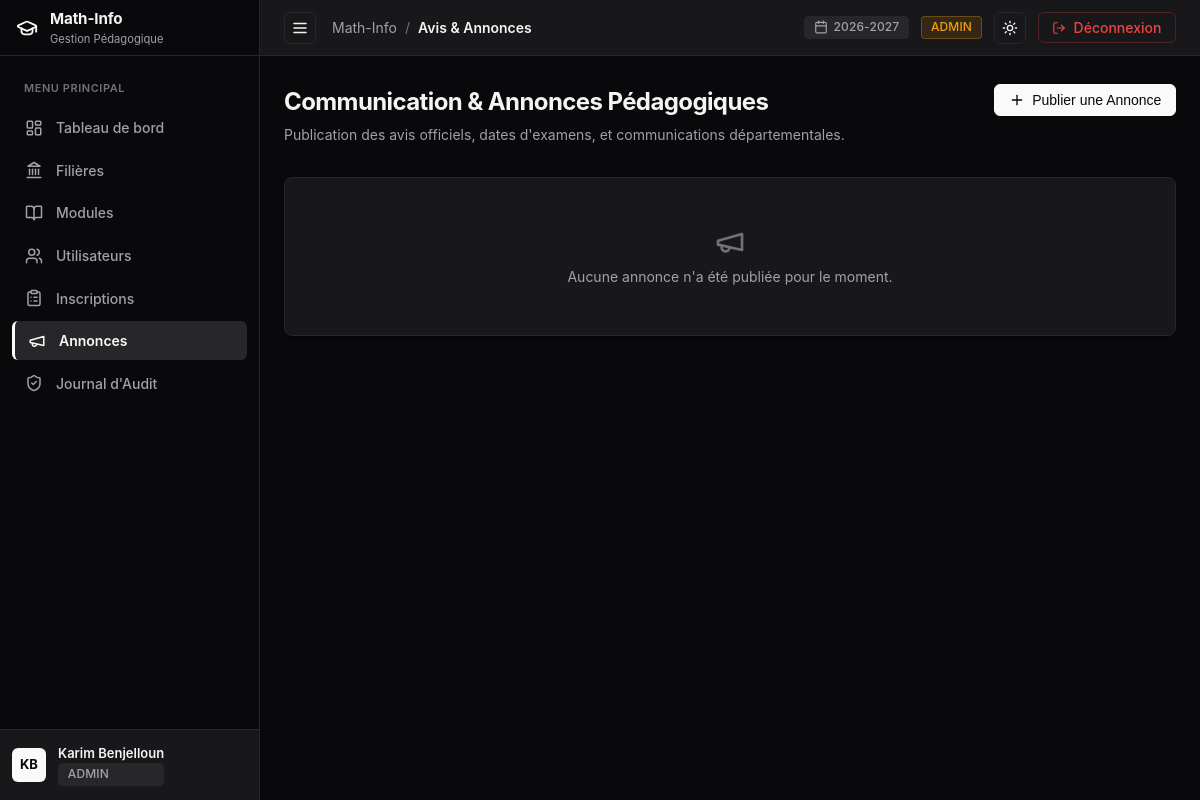
Before: /admin/annonces (signed in) with the older database file.
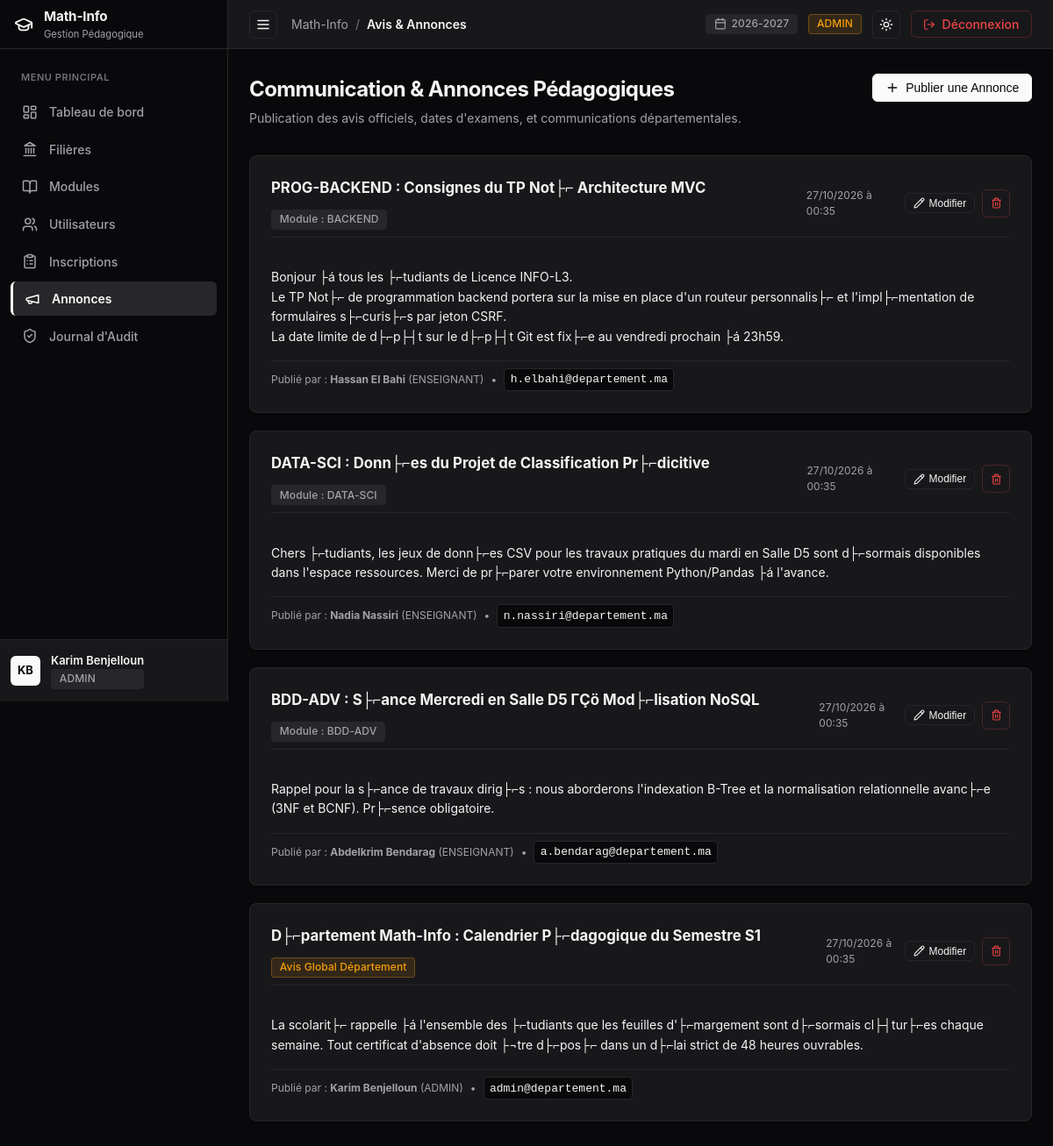
After: the same page with the newer database file.
### tables this page shows
CREATE TABLE `annonces` (
  `idAnnonce` int NOT NULL AUTO_INCREMENT,
  `idAuteur` int NOT NULL,
  `titre` varchar(200) NOT NULL,
  `contenu` text NOT NULL,
  `datePublication` timestamp NULL DEFAULT CURRENT_TIMESTAMP,
  `portee` enum('GLOBALE','MODULE') NOT NULL DEFAULT 'GLOBALE',
  `idModule` int DEFAULT NULL,
  PRIMARY KEY (`idAnnonce`),
  KEY `idAuteur` (`idAuteur`),
  KEY `idModule` (`idModule`),
  CONSTRAINT `annonces_ibfk_1` FOREIGN KEY (`idAuteur`) REFERENCES `utilisateurs` (`idUtilisateur`) ON DELETE CASCADE,
  CONSTRAINT `annonces_ibfk_2` FOREIGN KEY (`idModule`) REFERENCES `modules` (`idModule`) ON DELETE CASCADE
);

CREATE TABLE `modules` (
  `idModule` int NOT NULL AUTO_INCREMENT,
  `code` varchar(20) NOT NULL,
  `intitule` varchar(150) NOT NULL,
  `semestre` enum('S1','S2','S3','S4') NOT NULL,
  `coefficient` float NOT NULL DEFAULT '1',
  `idFiliere` int NOT NULL,
  `idEnseignant` int DEFAULT NULL,
  PRIMARY KEY (`idModule`),
  UNIQUE KEY `code` (`code`),
  KEY `idFiliere` (`idFiliere`),
  KEY `idEnseignant` (`idEnseignant`),
  CONSTRAINT `modules_ibfk_1` FOREIGN KEY (`idFiliere`) REFERENCES `filieres` (`idFiliere`) ON DELETE CASCADE,
  CONSTRAINT `modules_ibfk_2` FOREIGN KEY (`idEnseignant`) REFERENCES `enseignants` (`idUtilisateur`) ON DELETE SET NULL
);

CREATE TABLE `utilisateurs` (
  `idUtilisateur` int NOT NULL AUTO_INCREMENT,
  `nom` varchar(100) NOT NULL,
  `prenom` varchar(100) NOT NULL,
  `email` varchar(150) NOT NULL,
  `motDePasse` varchar(255) NOT NULL,
  `role` enum('ADMIN','ENSEIGNANT','ETUDIANT') NOT NULL,
  `dateCreation` timestamp NULL DEFAULT CURRENT_TIMESTAMP,
  PRIMARY KEY (`idUtilisateur`),
  UNIQUE KEY `email` (`email`)
);

### src/Controllers/Controller.php (called while the page is built, shortened)
<?php
abstract class Controller {
    protected function render(string $view, array $data = [], ?string $layout = 'main'): void {
        $viewFile = __DIR__ . '/../Views/' . str_replace('.', '/', $view) . '.php';
        extract($data);
        require $viewFile;
    }
}

### src/Controllers/AdminController.php (called while the page is built, shortened)
<?php
class AdminController extends Controller {
    public function annonces(): void {
        $annonces = Annonce::getAllWithAuthor();
        $modules = Module::getAllWithDetails();
        $this->render('admin.annonces', [
            'title'     => 'Avis & Annonces',
            'annonces'  => $annonces,
            'modules'   => $modules,
            'csrfToken' => Auth::csrfToken(),
            'activeNav' => 'annonces',
        ]);
    }
}

### public/index.php (called while the page is built, shortened)
<?php
$router = new Router();
$router->get('/', function () {
    if (Auth::check()) {
        Auth::redirectToDashboard();
    } else {
        header('Location: /login');
        exit;
    }
});
$router->get('/login', [AuthController::class, 'showLogin']);
$router->post('/login', [AuthController::class, 'login']);
$router->get('/logout', [AuthController::class, 'logout']);
$router->post('/logout', [AuthController::class, 'logout']);
$router->get('/admin/dashboard', [AdminController::class, 'dashboard']);
$router->get('/admin/filieres', [AdminController::class, 'filieres']);
$router->post('/admin/filieres/create', [AdminController::class, 'createFiliere']);
$router->post('/admin/filieres/edit', [AdminController::class, 'editFiliere']);
$router->post('/admin/filieres/delete', [AdminController::class, 'deleteFiliere']);
$router->get('/admin/modules', [AdminController::class, 'modules']);
$router->post('/admin/modules/create', [AdminController::class, 'createModule']);
$router->post('/admin/modules/edit', [AdminController::class, 'editModule']);
$router->post('/admin/modules/assign-teacher', [AdminController::class, 'assignTeacher']);
$router->post('/admin/modules/delete', [AdminController::class, 'deleteModule']);
$router->get('/admin/utilisateurs', [AdminController::class, 'utilisateurs']);
$router->post('/admin/utilisateurs/create', [AdminController::class, 'createUser']);
$router->post('/admin/utilisateurs/edit', [AdminController::class, 'editUser']);
$router->post('/admin/utilisateurs/delete', [AdminController::class, 'deleteUser']);
$router->get('/admin/inscriptions', [AdminController::class, 'inscriptions']);
$router->post('/admin/inscriptions/create', [AdminController::class, 'createInscription']);
$router->post('/admin/inscriptions/edit', [AdminController::class, 'editInscription']);
$router->post('/admin/inscriptions/status', [AdminController::class, 'updateInscriptionStatus']);
$router->post('/admin/inscriptions/delete', [AdminController::class, 'deleteInscription']);
$router->get('/admin/annonces', [AdminController::class, 'annonces']);
$router->post('/admin/annonces/create', [AdminController::class, 'createAnnonce']);
$router->post('/admin/annonces/edit', [AdminController::class, 'editAnnonce']);
$router->post('/admin/annonces/delete', [AdminController::class, 'deleteAnnonce']);
$router->get('/admin/audit', [AdminController::class, 'audit']);
$router->get('/enseignant/dashboard', [EnseignantController::class, 'dashboard']);
$router->get('/enseignant/modules', [EnseignantController::class, 'modules']);
$router->get('/enseignant/notes', [EnseignantController::class, 'notesIndex']);
$router->get('/enseignant/seances', [EnseignantController::class, 'seancesIndex']);
$router->get('/enseignant/modules/{id}/etudiants', [EnseignantController::class, 'etudiants']);
$router->get('/enseignant/modules/{id}/notes', [EnseignantController::class, 'notes']);
$router->post('/enseignant/modules/{id}/notes/save', [EnseignantController::class, 'saveNotes']);
$router->get('/enseignant/modules/{id}/seances', [EnseignantController::class, 'seances']);
$router->post('/enseignant/modules/{id}/seances/create', [EnseignantController::class, 'createSeance']);
$router->get('/enseignant/seances/{id}/absences', [EnseignantController::class, 'absences']);
$router->post('/enseignant/seances/{id}/absences/save', [EnseignantController::class, 'saveAbsences']);
$router->get('/enseignant/annonces', [EnseignantController::class, 'annonces']);
$router->post('/enseignant/annonces/create', [EnseignantController::class, 'createAnnonce']);
$router->post('/enseignant/annonces/edit', [EnseignantController::class, 'editAnnonce']);
$router->post('/enseignant/annonces/delete', [EnseignantController::class, 'deleteAnnonce']);
$router->get('/enseignant/modules/{id}/pdf', [EnseignantController::class, 'downloadModulePdf']);
$router->get('/etudiant/dashboard', [EtudiantController::class, 'dashboard']);
$router->get('/etudiant/notes', [EtudiantController::class, 'notes']);
$router->get('/etudiant/absences', [EtudiantController::class, 'absences']);
$router->get('/etudiant/annonces', [EtudiantController::class, 'annonces']);
$router->get('/etudiant/releve/pdf', [EtudiantController::class, 'downloadRelevePdf']);
$router->dispatch();

### src/Models/Annonce.php (called while the page is built, shortened)
<?php
class Annonce extends Model {
    public static function getAllWithAuthor(?string $portee = null, ?int $idModule = null): array {
        $db = self::getDb();
        $sql = "
            SELECT
                a.idAnnonce,
                a.idAuteur,
                a.titre,
                a.contenu,
                a.datePublication,
                a.portee,
                a.idModule,
                u.nom AS auteur_nom,
                u.prenom AS auteur_prenom,
                u.email AS auteur_email,
                u.role AS auteur_role,
                m.code AS module_code,
                m.intitule AS module_intitule
            FROM annonces a
            JOIN utilisateurs u ON a.idAuteur = u.idUtilisateur
            LEFT JOIN modules m ON a.idModule = m.idModule
            WHERE 1=1
        ";
        $sql .= " ORDER BY a.datePublication DESC";
        return $db->query($sql)->fetchAll();
    }
}

### src/Views/admin/annonces.php (the view, shortened to what the changed rows need)
<div style="margin-bottom: 2rem; display: flex; justify-content: space-between; align-items: flex-start; flex-wrap: wrap; gap: 1rem;">
  <div>
    <h1 style="font-size: 1.5rem; font-weight: 700; letter-spacing: -0.025em; color: var(--text-main); margin-bottom: 0.25rem;">
      Communication & Annonces Pédagogiques
    </h1>
  </div>
</div>
<div style="display: flex; flex-direction: column; gap: 1.25rem;">
  <?php if (empty($annonces)): ?>
    <div class="card" style="text-align: center; padding: 3rem 1rem; color: var(--text-muted); font-size: 0.875rem;">
      <div style="margin-bottom: 0.5rem; color: var(--text-subtle);"><?= Icon::get('megaphone', 32) ?></div>
      Aucune annonce n'a été publiée pour le moment.
    </div>
  <?php else: ?>
    <?php foreach ($annonces as $a): ?>
      <div class="card" style="position: relative;">
        <div class="card-header" style="margin-bottom: 0.75rem; padding-bottom: 0.5rem;">
          <div style="display: flex; align-items: center; gap: 0.75rem; flex-wrap: wrap;">
            <span style="font-size: 1.05rem; font-weight: 700; color: var(--text-main);">
              <?= htmlspecialchars($a['titre']) ?>
            </span>
            <?php if ($a['portee'] === 'GLOBALE'): ?>
              <span class="badge badge-warning">Avis Global Département</span>
            <?php else: ?>
              <span class="badge badge-neutral">Module : <?= htmlspecialchars($a['module_code'] ?? 'Matière') ?></span>
            <?php endif; ?>
          </div>
          <div style="display: flex; align-items: center; gap: 0.5rem;">
            <span style="font-size: 0.75rem; color: var(--text-muted); margin-right: 0.25rem;">
              <?= date('d/m/Y à H:i', strtotime($a['datePublication'])) ?>
            </span>
            <button
              type="button"
              class="btn btn-outline btn-sm edit-annonce-btn"
              data-id="<?= $a['idAnnonce'] ?>"
              data-titre="<?= htmlspecialchars($a['titre']) ?>"
              data-portee="<?= htmlspecialchars($a['portee']) ?>"
              data-module="<?= (int)($a['idModule'] ?? 0) ?>"
              data-contenu="<?= htmlspecialchars($a['contenu']) ?>"
              title="Modifier l'annonce"
            >
              <?= Icon::get('pencil', 13) ?>
              <span>Modifier</span>
            </button>
            <form action="/admin/annonces/delete" method="POST" onsubmit="return confirm('Supprimer définitivement cette annonce ?');" style="display: inline;">
              <button type="submit" class="btn btn-destructive btn-sm btn-icon" title="Supprimer l'annonce">
                <?= Icon::get('trash-2', 13) ?>
              </button>
            </form>
          </div>
        </div>
        <div style="font-size: 0.875rem; color: var(--text-main); line-height: 1.6; white-space: pre-line; margin-bottom: 1rem;">
          <?= htmlspecialchars($a['contenu']) ?>
        </div>
        <div style="font-size: 0.75rem; color: var(--text-muted); display: flex; align-items: center; gap: 0.5rem; padding-top: 0.5rem; border-top: 1px solid var(--border);">
          <span>Publié par : <strong><?= htmlspecialchars($a['auteur_prenom'] . ' ' . $a['auteur_nom']) ?></strong> (<?= htmlspecialchars($a['auteur_role']) ?>)</span>
          <span>•</span>
          <code><?= htmlspecialchars($a['auteur_email']) ?></code>
        </div>
      </div>
    <?php endforeach; ?>
  <?php endif; ?>
</div>
        <?= Icon::get('megaphone', 18) ?>

### src/Utils/Icon.php (shortened to what the changed rows need)
<?php
class Icon {
    public static function get(string $name, int $size = 16, string $extraClass = ''): string {
        $classAttr = 'lucide-icon' . ($extraClass !== '' ? ' ' . $extraClass : '');
        $svgAttrs = sprintf(
            'xmlns="http://www.w3.org/2000/svg" width="%d" height="%d" viewBox="0 0 24 24" fill="none" stroke="currentColor" stroke-width="2" stroke-linecap="round" stroke-linejoin="round" class="%s"',
            $size,
            $size,
            htmlspecialchars($classAttr)
        );
        switch ($name) {
            case 'graduation-cap':
                return "<svg {$svgAttrs}><path d=\"M21.42 10.922a1 1 0 0 0-.019-1.838L12.83 5.18a2 2 0 0 0-1.66 0L2.6 9.08a1 1 0 0 0 0 1.832l8.57 3.908a2 2 0 0 0 1.66 0z\"/><path d=\"M22 10v6\"/><path d=\"M6 12.5V16a6 3 0 0 0 12 0v-3.5\"/></svg>";
            case 'layout-dashboard':
                return "<svg {$svgAttrs}><rect width=\"7\" height=\"9\" x=\"3\" y=\"3\" rx=\"1\"/><rect width=\"7\" height=\"5\" x=\"14\" y=\"3\" rx=\"1\"/><rect width=\"7\" height=\"9\" x=\"14\" y=\"12\" rx=\"1\"/><rect width=\"7\" height=\"5\" x=\"3\" y=\"16\" rx=\"1\"/></svg>";
            case 'landmark':
                return "<svg {$svgAttrs}><line x1=\"3\" x2=\"21\" y1=\"22\" y2=\"22\"/><line x1=\"6\" x2=\"6\" y1=\"18\" y2=\"11\"/><line x1=\"10\" x2=\"10\" y1=\"18\" y2=\"11\"/><line x1=\"14\" x2=\"14\" y1=\"18\" y2=\"11\"/><line x1=\"18\" x2=\"18\" y1=\"18\" y2=\"11\"/><polygon points=\"12 2 20 7 4 7\"/></svg>";
            case 'book-open':
                return "<svg {$svgAttrs}><path d=\"M12 7v14\"/><path d=\"M3 18a1 1 0 0 1-1-1V4a1 1 0 0 1 1-1h5a4 4 0 0 1 4 4 4 4 0 0 1 4-4h5a1 1 0 0 1 1 1v13a1 1 0 0 1-1 1h-6a3 3 0 0 0-3 3 3 3 0 0 0-3-3z\"/></svg>";
            case 'users':
                return "<svg {$svgAttrs}><path d=\"M16 21v-2a4 4 0 0 0-4-4H6a4 4 0 0 0-4 4v2\"/><circle cx=\"9\" cy=\"7\" r=\"4\"/><path d=\"M22 21v-2a4 4 0 0 0-3-3.87\"/><path d=\"M16 3.13a4 4 0 0 1 0 7.75\"/></svg>";
            case 'clipboard-list':
                return "<svg {$svgAttrs}><rect width=\"8\" height=\"4\" x=\"8\" y=\"2\" rx=\"1\" ry=\"1\"/><path d=\"M16 4h2a2 2 0 0 1 2 2v14a2 2 0 0 1-2 2H6a2 2 0 0 1-2-2V6a2 2 0 0 1 2-2h2\"/><path d=\"M12 11h4\"/><path d=\"M12 16h4\"/><path d=\"M8 11h.01\"/><path d=\"M8 16h.01\"/></svg>";
            case 'megaphone':
                return "<svg {$svgAttrs}><path d=\"m3 11 18-5v12L3 14v-3z\"/><path d=\"M11.6 16.8a3 3 0 1 1-5.8-1.6\"/></svg>";
            case 'shield-check':
                return "<svg {$svgAttrs}><path d=\"M20 13c0 5-3.5 7.5-7.66 8.95a1 1 0 0 1-.67-.01C7.5 20.5 4 18 4 13V6a1 1 0 0 1 1-1c2 0 4.5-1.2 6.24-2.72a1.17 1.17 0 0 1 1.52 0C14.51 3.81 17 5 19 5a1 1 0 0 1 1 1z\"/><path d=\"m9 12 2 2 4-4\"/></svg>";
            case 'calendar':
                return "<svg {$svgAttrs}><path d=\"M8 2v4\"/><path d=\"M16 2v4\"/><rect width=\"18\" height=\"18\" x=\"3\" y=\"4\" rx=\"2\"/><path d=\"M3 10h18\"/></svg>";
            case 'sun':
                return "<svg {$svgAttrs}><circle cx=\"12\" cy=\"12\" r=\"4\"/><path d=\"M12 2v2\"/><path d=\"M12 20v2\"/><path d=\"m4.93 4.93 1.41 1.41\"/><path d=\"m17.66 17.66 1.41 1.41\"/><path d=\"M2 12h2\"/><path d=\"M20 12h2\"/><path d=\"m6.34 17.66-1.41 1.41\"/><path d=\"m19.07 4.93-1.41 1.41\"/></svg>";
            case 'log-out':
                return "<svg {$svgAttrs}><path d=\"M9 21H5a2 2 0 0 1-2-2V5a2 2 0 0 1 2-2h4\"/><polyline points=\"16 17 21 12 16 7\"/><line x1=\"21\" x2=\"9\" y1=\"12\" y2=\"12\"/></svg>";
            case 'pencil':
                return "<svg {$svgAttrs}><path d=\"M21.174 6.812a1 1 0 0 0-3.986-3.987L3.842 16.174a2 2 0 0 0-.5.83l-1.321 4.352a.5.5 0 0 0 .623.622l4.353-1.32a2 2 0 0 0 .83-.497z\"/><path d=\"m15 5 4 4\"/></svg>";
            case 'trash-2':
                return "<svg {$svgAttrs}><path d=\"M3 6h18\"/><path d=\"M19 6v14c0 1-1 2-2 2H7c-1 0-2-1-2-2V6\"/><path d=\"M8 6V4c0-1 1-2 2-2h4c1 0 2 1 2 2v2\"/><line x1=\"10\" x2=\"10\" y1=\"11\" y2=\"17\"/><line x1=\"14\" x2=\"14\" y1=\"11\" y2=\"17\"/></svg>";
            case 'plus':
                return "<svg {$svgAttrs}><path d=\"M5 12h14\"/><path d=\"M12 5v14\"/></svg>";
            case 'x':
                return "<svg {$svgAttrs}><path d=\"M18 6 6 18\"/><path d=\"m6 6 12 12\"/></svg>";
            case 'menu':
                return "<svg {$svgAttrs}><line x1=\"4\" x2=\"20\" y1=\"12\" y2=\"12\"/><line x1=\"4\" x2=\"20\" y1=\"6\" y2=\"6\"/><line x1=\"4\" x2=\"20\" y1=\"18\" y2=\"18\"/></svg>";
        }
    }
}

Changed rows visible on the page:
added annonces: titre "PROG-BACKEND : Consignes du TP Not├⌐ Architecture MVC", idModule.code "BACKEND", datePublication "27/10/2026 à 00:35", contenu "Bonjour ├á tous les ├⌐tudiants de Licence INFO-L3. Le TP Not├⌐ de programmation backend portera sur la mise en place d'un routeur personnalis├⌐ et l'impl├⌐mentation de formulaires s├⌐curis├⌐s par jeton CSRF. La date limite de d├⌐p├┤t sur le d├⌐p├┤t Git est fix├⌐e au vendredi prochain ├á 23h59.", idAuteur.nom "Hassan El Bahi", idAuteur.role "ENSEIGNANT", idAuteur.email "h.elbahi@departement.ma"
added annonces: titre "DATA-SCI : Donn├⌐es du Projet de Classification Pr├⌐dicitive", idModule.code "DATA-SCI", datePublication "27/10/2026 à 00:35", contenu "Chers ├⌐tudiants, les jeux de donn├⌐es CSV pour les travaux pratiques du mardi en Salle D5 sont d├⌐sormais disponibles dans l'espace ressources. Merci de pr├⌐parer votre environnement Python/Pandas ├á l'avance.", idAuteur.nom "Nadia Nassiri", idAuteur.role "ENSEIGNANT", idAuteur.email "n.nassiri@departement.ma"
added annonces: titre "BDD-ADV : S├⌐ance Mercredi en Salle D5 ΓÇö Mod├⌐lisation NoSQL", idModule.code "BDD-ADV", datePublication "27/10/2026 à 00:35", contenu "Rappel pour la s├⌐ance de travaux dirig├⌐s : nous aborderons l'indexation B-Tree et la normalisation relationnelle avanc├⌐e (3NF et BCNF). Pr├⌐sence obligatoire.", idAuteur.nom "Abdelkrim Bendarag", idAuteur.role "ENSEIGNANT", idAuteur.email "a.bendarag@departement.ma"
added annonces: titre "D├⌐partement Math-Info : Calendrier P├⌐dagogique du Semestre S1", portee "Avis Global Département", datePublication "27/10/2026 à 00:35", contenu "La scolarit├⌐ rappelle ├á l'ensemble des ├⌐tudiants que les feuilles d'├⌐margement sont d├⌐sormais cl├┤tur├⌐es chaque semaine. Tout certificat d'absence doit ├¬tre d├⌐pos├⌐ dans un d├⌐lai strict de 48 heures ouvrables.", idAuteur.nom "Karim Benjelloun", idAuteur.role "ADMIN", idAuteur.email "admin@departement.ma"
Other visible differences:
text no longer shown: "Aucune annonce n'a été publiée pour le moment."
